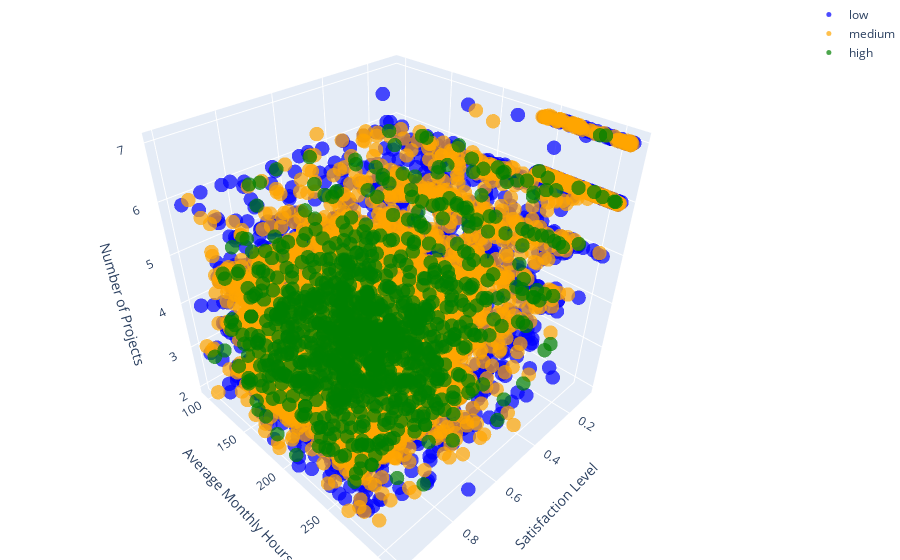

Notebook source saved alongside this figure:
### Code cell
import plotly.graph_objs as go
salary_colors = {
    'low': 'blue',   
    'medium': 'orange',
    'high': 'green'
}

data = []
for salary in df1['salary'].unique():
    subset = df1[df1['salary'] == salary]
    trace = go.Scatter3d(
        x=subset['satisfaction_level'],
        y=subset['average_montly_hours'],
        z=subset['number_of_projects'],
        mode='markers',
        marker=dict(
            size=5,
            color=salary_colors[salary],
            opacity=0.7
        ),
        name=salary
    )
    data.append(trace)

layout = go.Layout(
    scene=dict(
        xaxis=dict(title='Satisfaction Level'),
        yaxis=dict(title='Average Monthly Hours'),
        zaxis=dict(title='Number of Projects'),
    ),
    margin=dict(l=0, r=0, b=0, t=0)
)


fig = go.Figure(data=data, layout=layout)

fig.show()

### Figure 1 — Plotly figure (JSON) as saved in the notebook; plotly's stock layout.template omitted (floating-point values rounded to 4 significant figures; data arrays with more than 128 entries replaced by an {"elided": "..."} marker saying what was removed)
{"data": [{"marker": {"color": "blue", "opacity": 0.7, "size": 5}, "mode": "markers", "name": "low", "type": "scatter3d", "x": {"elided": "5740 float values"}, "y": {"elided": "5740 int values"}, "z": {"elided": "5740 int values"}}, {"marker": {"color": "orange", "opacity": 0.7, "size": 5}, "mode": "markers", "name": "medium", "type": "scatter3d", "x": {"elided": "5261 float values"}, "y": {"elided": "5261 int values"}, "z": {"elided": "5261 int values"}}, {"marker": {"color": "green", "opacity": 0.7, "size": 5}, "mode": "markers", "name": "high", "type": "scatter3d", "x": {"elided": "990 float values"}, "y": {"elided": "990 int values"}, "z": {"elided": "990 int values"}}], "layout": {"margin": {"b": 0, "l": 0, "r": 0, "t": 0}, "scene": {"xaxis": {"title": {"text": "Satisfaction Level"}}, "yaxis": {"title": {"text": "Average Monthly Hours"}}, "zaxis": {"title": {"text": "Number of Projects"}}}}}
